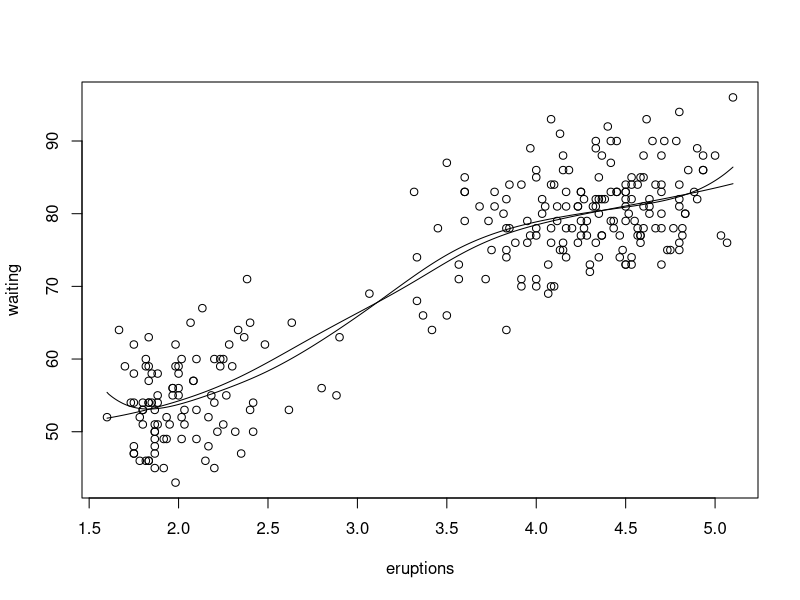

This chart was generated by the following R code:
### Old Faithful, local regression, Example 6.1.
library(MASS)
library(KernSmooth)
data(faithful)
attach(faithful)
plot(eruptions,waiting)
lines(locpoly(eruptions,waiting,degree=1,bandwidth=0.5))
lines(locpoly(eruptions,waiting,degree=3,bandwidth=0.5))
